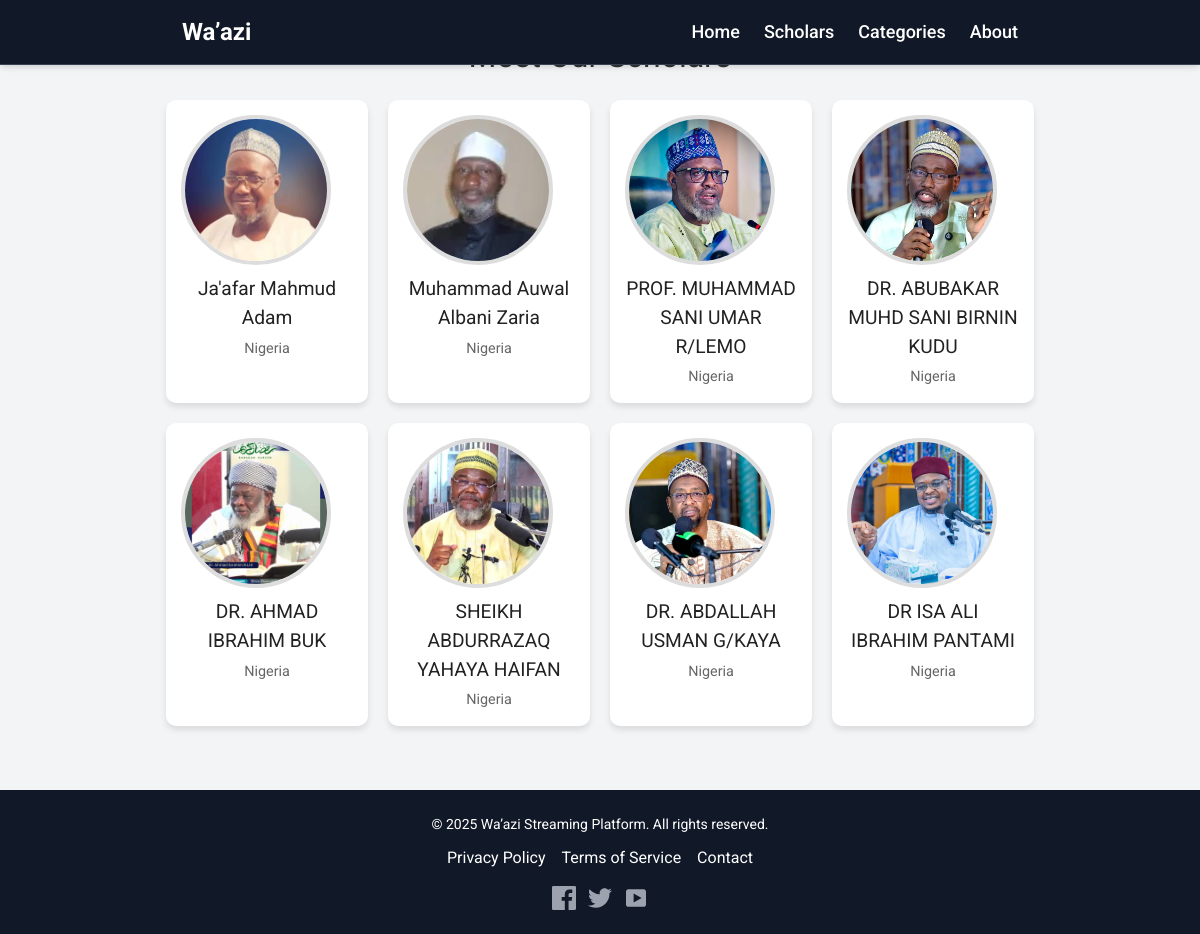
The app's page /scholars/ with its own data.
### waazi/models.py (models this page shows, shortened)
class Scholar(models.Model):
    name = models.CharField(max_length=255)
    bio = models.TextField(blank=True, null=True)
    image = models.ImageField(upload_to="scholars/", blank=True, null=True)
    country = models.CharField(max_length=100, blank=True, null=True)
    social_links = models.JSONField(blank=True, null=True)  # Store social media links
    created_at = models.DateTimeField(auto_now_add=True)
    class Meta:
        verbose_name_plural = "Scholars"  # Plural form

### waazi/views.py (the view)
# urls.py: path('scholars/', scholars, name='scholars'),
def scholars(request):
    scholars = Scholar.objects.all()
    return render(request, "waazi/scholars.html", {"scholars": scholars})

### waazi/templates/waazi/scholars.html
{% extends "waazi/base.html" %}
{% block content %}
<div class="container">
    <h2 class="title">Meet Our Scholars</h2>
    <div class="scholars-grid">
        {% for scholar in scholars %}
        <div class="scholar-card">
            <a href="{% url 'scholar_profile' scholar.id %}">
                <img src="{{ scholar.image.url }}" alt="{{ scholar.name }}" class="scholar-image">
                <h3>{{ scholar.name }}</h3>
            </a>
            <p class="scholar-country">{{ scholar.country }}</p>
        </div>
        {% empty %}
        <p>No scholars available.</p>
        {% endfor %}
    </div>
</div>
{% endblock %}

### static/css/styles.css (style rules this page uses)
body { font-family: 'Roboto', sans-serif; }
.container { max-width: 900px; margin: auto; text-align: center; }
.title { font-size: 2em; margin-bottom: 20px; color: #333; }
.scholars-grid { display: grid; grid-template-columns: repeat(auto-fit, minmax(200px, 1fr)); gap: 20px; justify-items: center; }
.scholar-card { background: #fff; padding: 15px; border-radius: 10px; box-shadow: 0px 4px 6px rgba(0, 0, 0, 0.1); transition: transform 0.2s ease-in-out; text-align: center; width: 100%; }
.scholar-image { width: 150px; height: 150px; object-fit: cover; border-radius: 50%; border: 4px solid #ddd; margin-bottom: 10px; }
.scholar-card h3 { font-size: 1.2em; color: #222; margin: 5px 0; }
.scholar-country { font-size: 0.9em; color: #666; }

### records on screen
Scholar: image (picture), name "Ja'afar Mahmud Adam", country "Nigeria"
Scholar: image (picture), name "Muhammad Auwal Albani Zaria", country "Nigeria"
Scholar: image (picture), name "PROF. MUHAMMAD SANI UMAR R/LEMO", country "Nigeria"
Scholar: image (picture), name "DR. ABUBAKAR MUHD SANI BIRNIN KUDU", country "Nigeria"
Scholar: image (picture), name "DR. AHMAD IBRAHIM BUK", country "Nigeria"
Scholar: image (picture), name "SHEIKH ABDURRAZAQ YAHAYA HAIFAN", country "Nigeria"
Scholar: image (picture), name "DR. ABDALLAH USMAN G/KAYA", country "Nigeria"
Scholar: image (picture), name "DR ISA ALI IBRAHIM PANTAMI", country "Nigeria"
